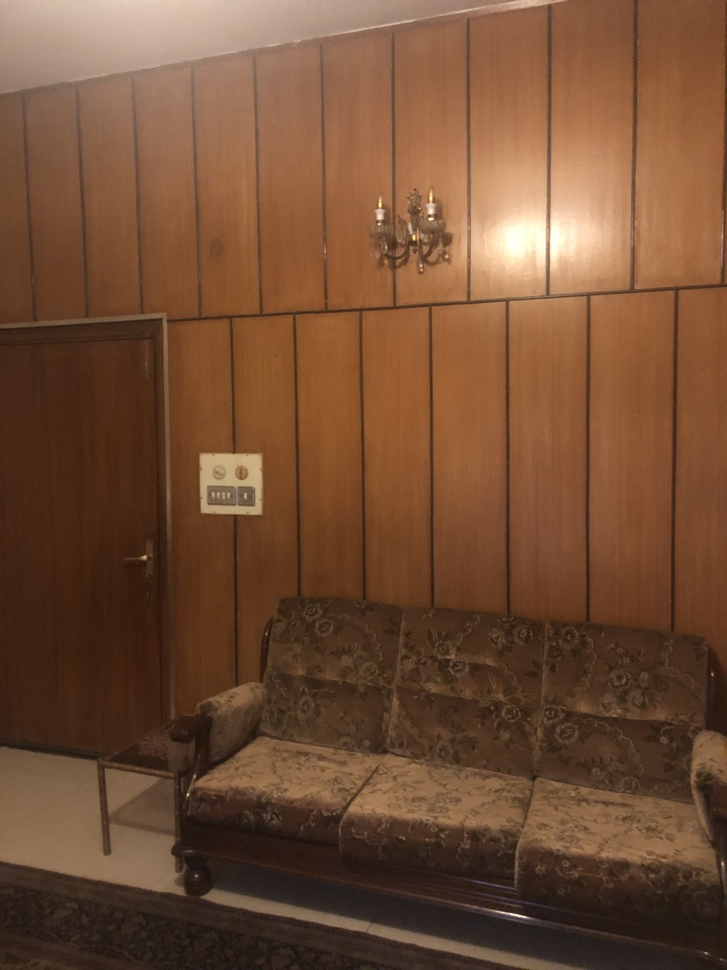
#> input picture ds/photo15.jpeg, 727 x 970 px, shrunk from 3024 x 4032 before the run
$ jupyter execute week2_reconstruction.ipynb
#> lines starting #> are read from the running program, lines starting #| are printed output that depends on the picture; long printed decimals are rounded
### src/feature_matching.py
import cv2
import numpy as np

def find_and_filter_matches(img1, img2, lowe_ratio=0.75):

    # 1. Initialize SIFT Detector
    sift = cv2.SIFT_create()

    # 2. Find Keypoints and Descriptors
    kp1, des1 = sift.detectAndCompute(img1, None)
    kp2, des2 = sift.detectAndCompute(img2, None)

    # 3. Initialize Brute-Force Matcher
    bf = cv2.BFMatcher(cv2.NORM_L2, crossCheck=False)

    # 4. Find k-Nearest-Neighbor Matches (k=2)
    knn_matches = bf.knnMatch(des1, des2, k=2)

    # 5. Filter Matches using Lowe's Ratio Test
    good_matches = []
    for m, n in knn_matches:
        if m.distance < lowe_ratio * n.distance:
            good_matches.append(m)

    print(f"Found {len(kp1)} keypoints in img1 and {len(kp2)} in img2.")
    print(f"Found {len(knn_matches)} initial matches.")
    print(f"Filtered down to {len(good_matches)} good matches using Lowe's ratio test.")

    # 6. Create Visualization
    match_visualization = cv2.drawMatches(
        img1, kp1,
        img2, kp2,
        good_matches,
        None,
        flags=cv2.DrawMatchesFlags_NOT_DRAW_SINGLE_POINTS
    )

    return good_matches, kp1, kp2, match_visualization

### src/reconstruction.py
import cv2
import numpy as np
import open3d as o3d

from PIL import Image
from PIL.ExifTags import TAGS

# [41 lines left out: function get_intrinsic_from_exif, not called in this run]

def get_intrinsic_matrix(img_shape):
    """
    Approximate the intrinsic camera matrix K.
    Assumption from project manual:
    - Principal point (cx, cy) is the image center.
    - Focal lengths (fx, fy) are equal to the image width.
    """
    h, w = img_shape[:2]
    fx = w
    fy = w
    cx = w / 2
    cy = h / 2

    K = np.array([
        [fx, 0, cx],
        [0, fy, cy],
        [0, 0,  1]
    ])
    return K

def get_points_from_matches(matches, kp1, kp2):
    """
    Convert keypoint objects to numpy arrays of coordinates.
    Returns: pts1, pts2 (Nx2 arrays)
    """
    pts1 = np.float32([kp1[m.queryIdx].pt for m in matches])
    pts2 = np.float32([kp2[m.trainIdx].pt for m in matches])
    return pts1, pts2

def reconstruct_two_views(pts1, pts2, K):

    # 1. Find Essential Matrix using RANSAC
    E, mask = cv2.findEssentialMat(pts1, pts2, K, method=cv2.RANSAC, prob=0.999, threshold=3.0)

    pts1_inliers = pts1[mask.ravel() == 1]
    pts2_inliers = pts2[mask.ravel() == 1]

    print(f"Essential Matrix found. Inliers: {len(pts1_inliers)} / {len(pts1)}")

    # 2. Recover Pose
    points, R, t, mask_pose = cv2.recoverPose(E, pts1_inliers, pts2_inliers, K)

    # 3. Triangulate Points
    P1 = np.hstack((np.eye(3), np.zeros((3, 1))))
    P1 = K @ P1

    P2 = np.hstack((R, t))
    P2 = K @ P2

    points_4d = cv2.triangulatePoints(P1, P2, pts1_inliers.T, pts2_inliers.T)

    points_3d = points_4d[:3] / points_4d[3]
    points_3d = points_3d.T

    # Return the 3D points, Pose, AND the inliers
    return points_3d, R, t, pts1_inliers

def create_point_cloud(points_3d, colors=None):

    pcd = o3d.geometry.PointCloud()
    pcd.points = o3d.utility.Vector3dVector(points_3d)

    if colors is not None:
        pcd.colors = o3d.utility.Vector3dVector(colors)

    return pcd

# [5 lines left out: function save_ply, not called in this run]

### notebooks/week2_reconstruction.ipynb
# Week 2: Two-View 3D Reconstruction

This notebook implements the second milestone of the CS436 project.
Building on the feature matches from Week 1, we will now:
1. Estimate the **Intrinsic Matrix (K)**.
2. Compute the **Essential Matrix (E)** and **Recover Pose (R, t)**.
3. **Triangulate** the 2D matches into a sparse 3D Point Cloud.
4. Visualize the result in both 2D and 3D.

[cell 1]
import cv2
import numpy as np
import matplotlib.pyplot as plt
import open3d as o3d
import os
import sys

# Add src to path
module_path = os.path.abspath(os.path.join('..'))
if module_path not in sys.path:
    sys.path.append(module_path)

from src.feature_matching import find_and_filter_matches
from src.reconstruction import (
    get_intrinsic_matrix,
    get_points_from_matches,
    reconstruct_two_views,
    save_ply,
    create_point_cloud
)

[cell 2]
# Load Images
IMG_NAME_1 = 'photo15.jpeg'
IMG_NAME_2 = 'photo16.jpeg'

# IMG_NAME_1 = 'photo6.jpeg'
# IMG_NAME_2 = 'photo5.jpeg'

data_dir = os.path.join(module_path, 'ds')
img1 = cv2.imread(os.path.join(data_dir, IMG_NAME_1))
#> img1 is the input picture: shape (970, 727, 3); mean B, G, R 52.4, 77.3, 114.1
img2 = cv2.imread(os.path.join(data_dir, IMG_NAME_2))
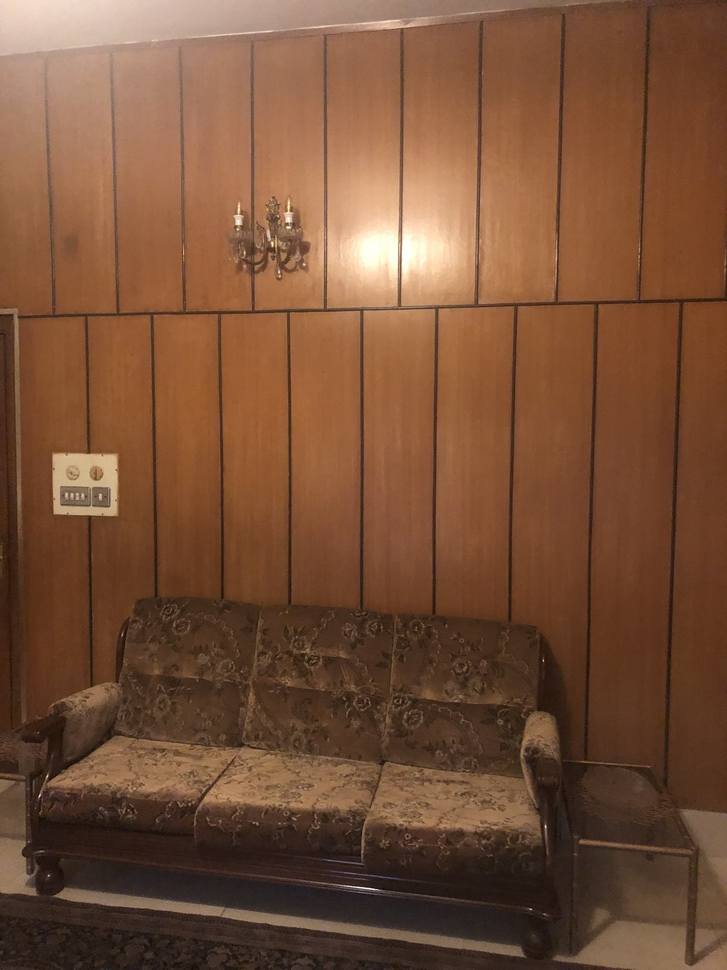
#> input picture ds/photo16.jpeg, 727 x 970 px, shrunk from 3024 x 4032 before the run
#> img2 is the input picture: shape (970, 727, 3); mean B, G, R 55.5, 80.2, 119.2

if img1 is None or img2 is None:
    print(f"Error: Could not load images from {data_dir}")
else:
    img1_rgb = cv2.cvtColor(img1, cv2.COLOR_BGR2RGB)
    img2_rgb = cv2.cvtColor(img2, cv2.COLOR_BGR2RGB)

    print(f"Loaded {IMG_NAME_1} and {IMG_NAME_2}")

    plt.figure(figsize=(15, 7))

    plt.subplot(1, 2, 1)
    plt.imshow(img1_rgb)
    plt.title(f"Image 1: {IMG_NAME_1}")
    plt.axis('off')

    plt.subplot(1, 2, 2)
    plt.imshow(img2_rgb)
    plt.title(f"Image 2: {IMG_NAME_2}")
    plt.axis('off')

    plt.show()
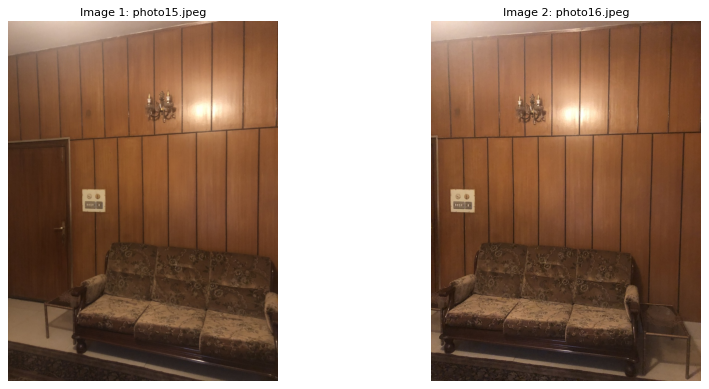
#> figure drawn by matplotlib, 2 panels

[cell 3]
# Get Feature Matches
matches, kp1, kp2, match_viz = find_and_filter_matches(img1, img2, lowe_ratio=1.0)
#> in find_and_filter_matches, `kp1, des1 = sift.detectAndCompute(img1, None)`: kp1 = 711 keypoints; strongest (x, y, size): (524, 917, 2), (511, 914, 2.1), (431, 219, 2.5), (503, 912, 1.9)
#> in find_and_filter_matches, `kp2, des2 = sift.detectAndCompute(img2, None)`: kp2 = 1069 keypoints; strongest (x, y, size): (288, 227, 2.3), (272, 243, 2), (238, 222, 4.4), (288, 219, 4.4)
#> in find_and_filter_matches, `knn_matches = bf.knnMatch(des1, des2, k=2)`: knn_matches = 711 matches
#| Found 711 keypoints in img1 and 1069 in img2.
#| Found 711 initial matches.
#| Filtered down to 711 good matches using Lowe's ratio test.
#> in find_and_filter_matches, `match_visualization = cv2.drawMatches( img1, kp1, img2, kp2, good_matc..`:
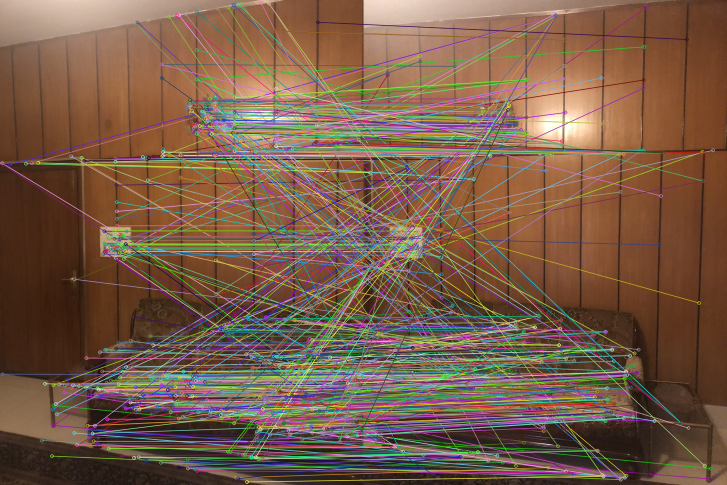
#> match_visualization: shape (970, 1454, 3) (shown at 1/2 size); mean B, G, R 72.9, 92.3, 120.8
#> matches = 711 matches

# convert to numpy arrays
pts1, pts2 = get_points_from_matches(matches, kp1, kp2)
#> in get_points_from_matches, `pts1 = np.float32([kp1[m.queryIdx].pt for m in matches])`: pts1 = 711 pairs, first value 3.91 to 723.1, second value 5.02 to 963.5
#> in get_points_from_matches, `pts2 = np.float32([kp2[m.trainIdx].pt for m in matches])`: pts2 = 711 pairs, first value 7.57 to 698.7, second value 15.35 to 958.8

print(f"Using {len(pts1)} matched points for reconstruction.")
#| Using 711 matched points for reconstruction.

[cell 4]
# Get Intrinsic Matrix
K = get_intrinsic_matrix(img1.shape)
print("Intrinsic Matrix K:\n", K)
#| Intrinsic Matrix K:
#|  [[727.    0.  363.5]
#|  [  0.  727.  485. ]
#|  [  0.    0.    1. ]]

# Recover Pose and Triangulate
points_3d, R, t, pts1_inliers = reconstruct_two_views(pts1, pts2, K)
#> in reconstruct_two_views, `E, mask = cv2.findEssentialMat(pts1, pts2, K, method=cv2.RANSAC, prob=..`: E = [[0.00733, -0.271, 0.0437], [0.352, 0.00521, 0.612], [-0.038, -0.652, 0.00843]]; mask = 711 values, max 1 at index 12, min 0 at index 0, mean 0.44
#> in reconstruct_two_views, `pts1_inliers = pts1[mask.ravel() == 1]`: pts1_inliers = 313 pairs, first value 106.3 to 720.3, second value 61.49 to 937.1
#> in reconstruct_two_views, `pts2_inliers = pts2[mask.ravel() == 1]`: pts2_inliers = 313 pairs, first value 7.57 to 693.4, second value 79.44 to 936.6
#| Essential Matrix found. Inliers: 313 / 711
#> in reconstruct_two_views, `points, R, t, mask_pose = cv2.recoverPose(E, pts1_inliers, pts2_inlier..`: points = 299; R = [[0.992, 0.00623, -0.128], [-0.00687, 1, -0.00456], [0.128, 0.0054, 0.992]]; t = [-0.921, 0.0605, 0.384]; mask_pose = 313 values, max 255 at index 2, min 0 at index 0, mean 243.6
#> in reconstruct_two_views, `P2 = np.hstack((R, t))`: P2 = [[0.992, 0.00623, -0.128, -0.921], [-0.00687, 1, -0.00456, 0.0605], [0.128, 0.0054, 0.992, 0.384]]
#> in reconstruct_two_views, `P2 = K @ P2`: P2 = [[767.4, 6.5, 267.8, -530.3], [56.87, 729.6, 477.7, 230.2], [0.128, 0.0054, 0.992, 0.384]]
#> in reconstruct_two_views, `points_3d = points_3d.T`: points_3d = 313 rows, first 8: [0.427, -0.54, -1.21], [-127.3, 142.9, 373.1], [-7.08, 8.8, 22.66], [-3.85, 5.2, 13.25], [-3.29, 4.58, 11.63], [-3.72, -3.05, 13.27], [-3.61, -2.94, 13.2], [-3.48, -2.95, 12.94]
#> t = [-0.921, 0.0605, 0.384]

print(f"\nReconstructed {len(points_3d)} 3D points.")
#| Reconstructed 313 3D points.
print("Rotation R:\n", R)
#| Rotation R:
#|  [[ 0.9918  0.006235 -0.1276]
#|  [-0.006873  1 -0.004561]
#|  [ 0.1276  0.005401  0.9918]]
print("Translation t:\n", t)
#| Translation t:
#|  [[-0.9214]
#|  [ 0.06055 ]
#|  [ 0.3838]]

[cell 5]
# Data Processing for Visualization

colors = []
for pt in pts1_inliers:
    x, y = int(pt[0]), int(pt[1])
    if 0 <= y < img1_rgb.shape[0] and 0 <= x < img1_rgb.shape[1]:
        colors.append(img1_rgb[y, x] / 255.0)
    else:
        colors.append([0, 0, 0])
#> this loop made 313 passes
#> (pt, x, y) on passes 1 to 3: ([106.3, 810.4], 106, 810), ([115.4, 764.5], 115, 764), ([136.3, 768.2], 136, 768)
#> after the loop, colors = 313 items, first 6: [0.267, 0.165, 0.098], [0.42, 0.314, 0.247], [0.463, 0.357, 0.275], [0.38, 0.275, 0.192], [0.416, 0.318, 0.239], [0.22, 0.133, 0.051]

colors = np.array(colors)
#> colors = 313 rows, first 8: [0.267, 0.165, 0.098], [0.42, 0.314, 0.247], [0.463, 0.357, 0.275], [0.38, 0.275, 0.192], [0.416, 0.318, 0.239], [0.22, 0.133, 0.051], [0.522, 0.4, 0.29], [0.231, 0.141, 0.0784]

# Filter out outliers
mean = np.mean(points_3d, axis=0)
#> mean = [0.333, 1.98, 13.26]
std = np.std(points_3d, axis=0)
#> std = [7.7, 9.22, 21.85]
mask = (np.abs(points_3d - mean) < 3 * std).all(axis=1)

clean_points = points_3d[mask]
#> clean_points = 311 rows, first 8: [0.427, -0.54, -1.21], [-7.08, 8.8, 22.66], [-3.85, 5.2, 13.25], [-3.29, 4.58, 11.63], [-3.72, -3.05, 13.27], [-3.61, -2.94, 13.2], [-3.48, -2.95, 12.94], [-3.12, 3.78, 11.89]
clean_colors = colors[mask]
#> clean_colors = 311 rows, first 8: [0.267, 0.165, 0.098], [0.463, 0.357, 0.275], [0.38, 0.275, 0.192], [0.416, 0.318, 0.239], [0.22, 0.133, 0.051], [0.522, 0.4, 0.29], [0.231, 0.141, 0.0784], [0.365, 0.271, 0.176]

print(f"Filtered {len(points_3d) - len(clean_points)} outliers.")
#| Filtered 2 outliers.

[cell 6]
#  2D Scatter Plot

plt.figure(figsize=(12, 5))

# Top-Down View
plt.subplot(1, 2, 1)
plt.scatter(clean_points[:, 0], clean_points[:, 2], s=1, c=clean_colors)
plt.title("Top-Down View (X vs Z)")
plt.xlabel("X")
plt.ylabel("Z (Depth)")
plt.axis('equal')

# Front View
plt.subplot(1, 2, 2)
plt.scatter(clean_points[:, 0], -clean_points[:, 1], s=1, c=clean_colors)
plt.title("Front View (X vs -Y)")
plt.xlabel("X")
plt.ylabel("-Y (Height)")
plt.axis('equal')
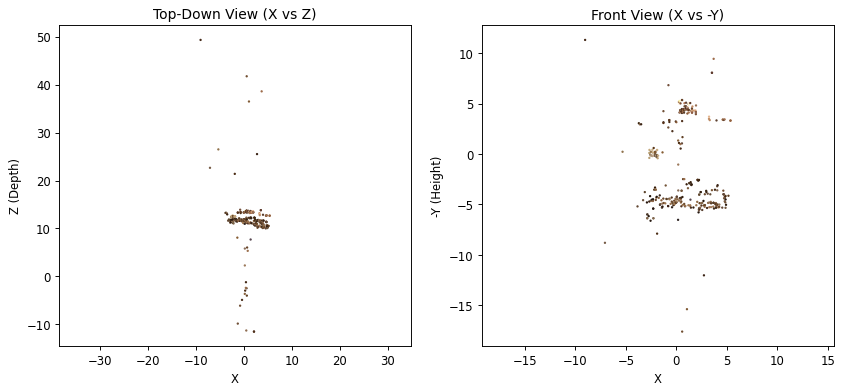
#> figure drawn by matplotlib, 2 panels

[cell 7]
# 3D Visualization

pcd = create_point_cloud(clean_points, clean_colors)

# Save to .ply
output_file = "reconstruction_output.ply"
o3d.io.write_point_cloud(output_file, pcd)
print(f"Saved {output_file}")

# Visualize
print("Opening 3D Visualization window...")
o3d.visualization.draw_geometries([pcd], window_name="Week 2 Reconstruction")

[cell 8]
# Matplotlib 3D Scatter Plot

from mpl_toolkits.mplot3d import Axes3D

fig = plt.figure(figsize=(10, 8))
ax = fig.add_subplot(111, projection='3d')

xs = clean_points[:, 0]
#> xs = 311 values, max 5.38 at index 297, min -9.04 at index 42, mean 0.672
ys = clean_points[:, 2]
#> ys = 311 values, max 49.33 at index 42, min -11.51 at index 43, mean 11.78
zs = -clean_points[:, 1]
#> zs = 311 values, max 11.31 at index 42, min -17.61 at index 124, mean -1.62

scatter = ax.scatter(xs, ys, zs, c=clean_colors, s=5, marker='o', depthshade=True)

ax.set_xlabel('X Position')
ax.set_ylabel('Depth (Z)')
ax.set_zlabel('Height (-Y)')
ax.set_title('3D Point Cloud Reconstruction')

ax.view_init(elev=30, azim=60)

plt.show()
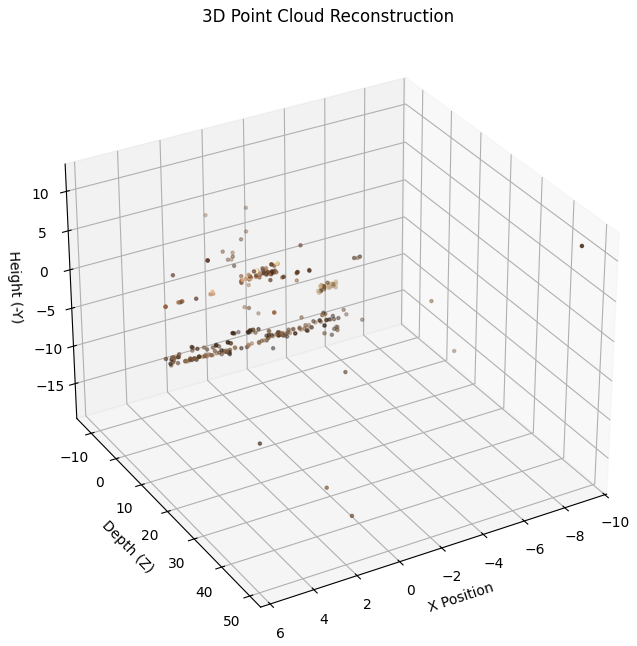
#> figure drawn by matplotlib, 1 panel
